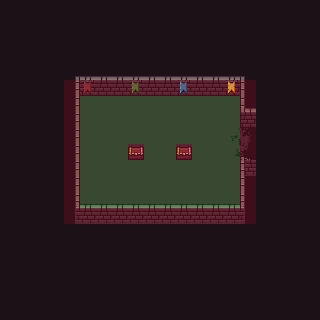

This game map was drawn from its Tiled (.tmx) file and the tilesets committed beside it. A one-line description and the trimmed map source follow:
An orthogonal 20x20 tile map with 16x16 px tiles, 7 tile layers (bg, floor, treasure, fg, ...), 3 tilesets and 4 objects (w).

<map version="1.5" tiledversion="1.7.0" orientation="orthogonal" renderorder="right-down" width="20" height="20" tilewidth="16" tileheight="16" infinite="0" nextlayerid="11" nextobjectid="7">
 <tileset firstgid="1" source="0x72_16x16DungeonTileset_walls.v1.tsx" />
 <tileset firstgid="257" source="0x72_16x16DungeonTileset.v4.tsx" />
 <tileset firstgid="513" source="NavigationTileSet.tsx" />
 <layer id="1" name="bg" width="20" height="20">
  <data>[400 cells, 400 non-empty, 1 distinct tile ids]</data>
 </layer>
 <layer id="2" name="floor" width="20" height="20">
  <data>[400 cells, 82 non-empty, 1 distinct tile ids]</data>
 </layer>
 <layer id="6" name="treasure" width="20" height="20">
  <data>[400 cells, 2 non-empty, 1 distinct tile ids]</data>
 </layer>
 <layer id="4" name="fg" width="20" height="20">
  <data>[400 cells, 59 non-empty, 16 distinct tile ids]</data>
 </layer>
 <layer id="3" name="props" width="20" height="20">
  <data>[400 cells, 4 non-empty, 4 distinct tile ids]</data>
 </layer>
 <layer id="5" name="exits" width="20" height="20">
  <data>[400 cells, 4 non-empty, 4 distinct tile ids]</data>
 </layer>
 <objectgroup id="8" name="Collisions">
  <object id="5" x="256" y="120">
   <polygon points="0,0 -16,0 -16,-32 -176,-32 -176,84 -16,84 -16,36 0,36" />
  </object>
  <object id="3" x="128" y="152">
   <polygon points="0,0 16,0 16,-8 0,-8" />
  </object>
  <object id="4" x="176" y="152">
   <polygon points="0,0 16,0 16,-8 0,-8" />
  </object>
 </objectgroup>
 <objectgroup id="9" name="Void" />
 <objectgroup id="10" name="Gates">
  <object id="6" name="w" x="256" y="128">
   <polygon points="0,0 -16,0 -16,28 0,28" />
  </object>
 </objectgroup>
 <layer id="7" name="navigation" width="20" height="20" opacity="0.15">
  <data>[400 cells, 108 non-empty, 2 distinct tile ids]</data>
 </layer>
</map>
